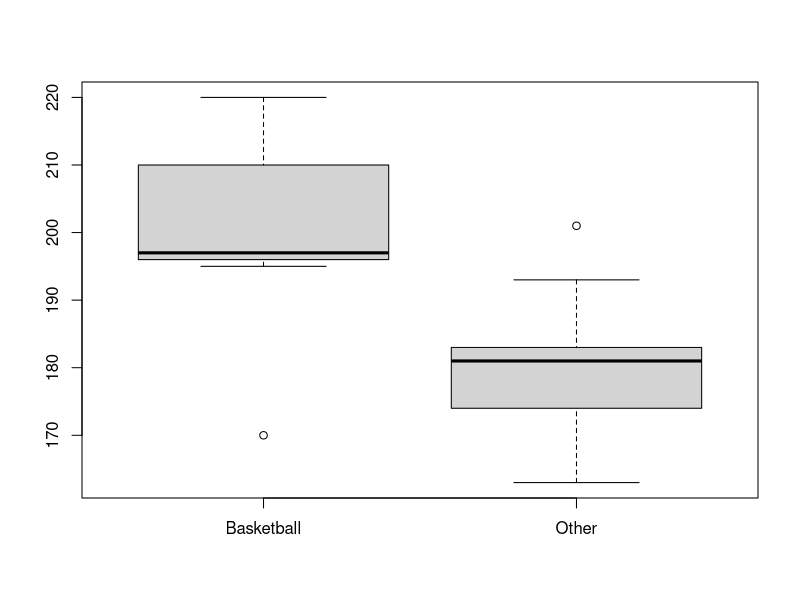
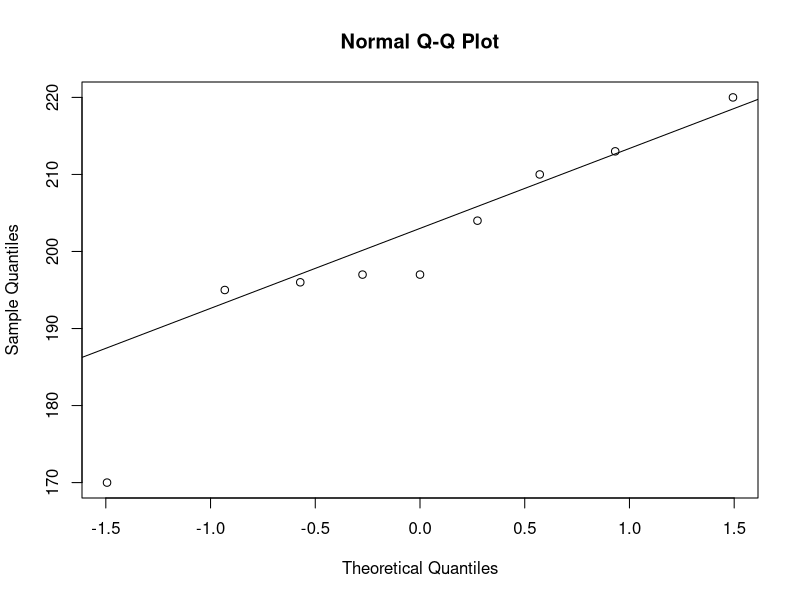
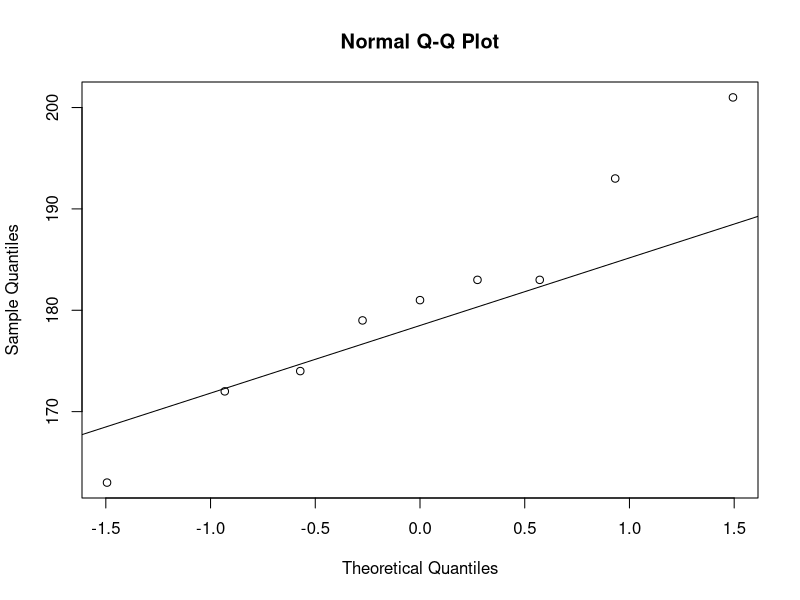
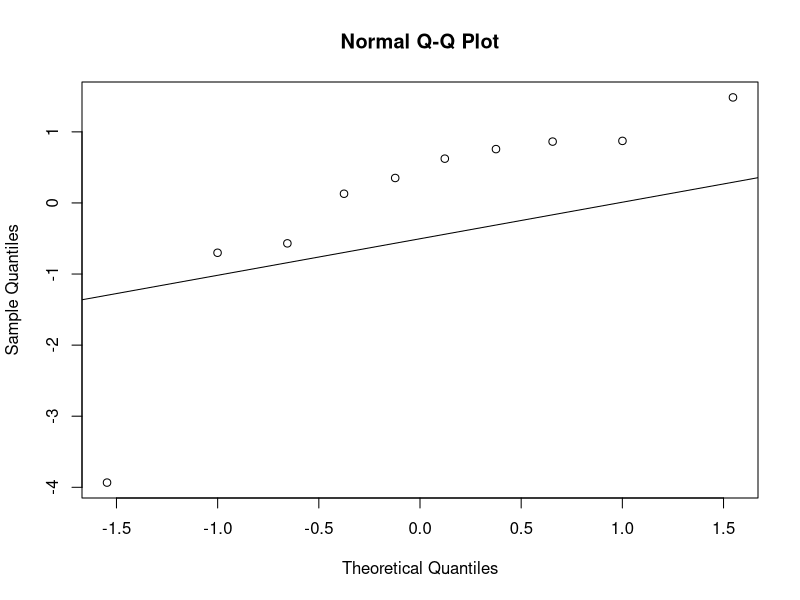
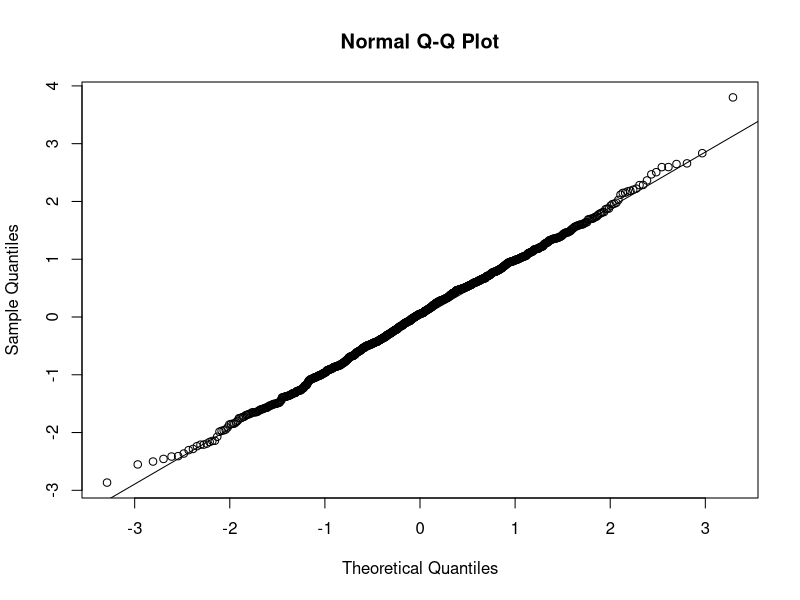
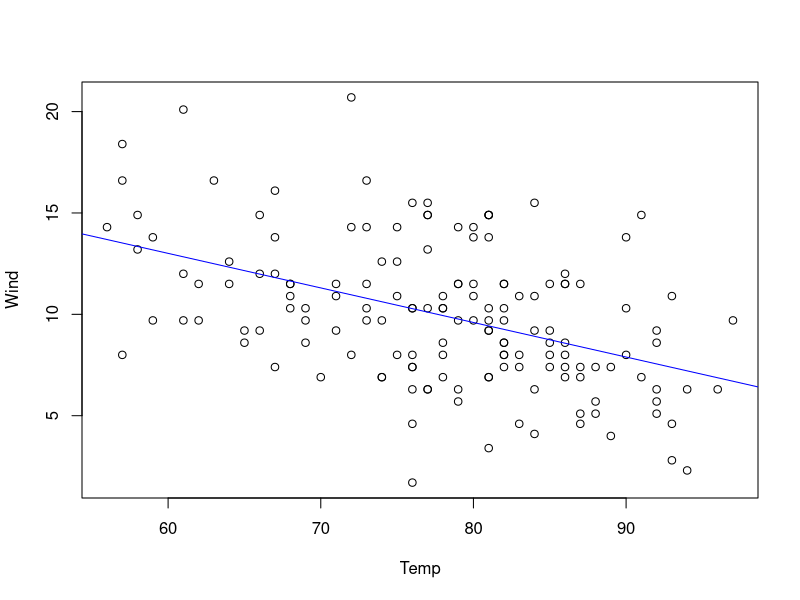
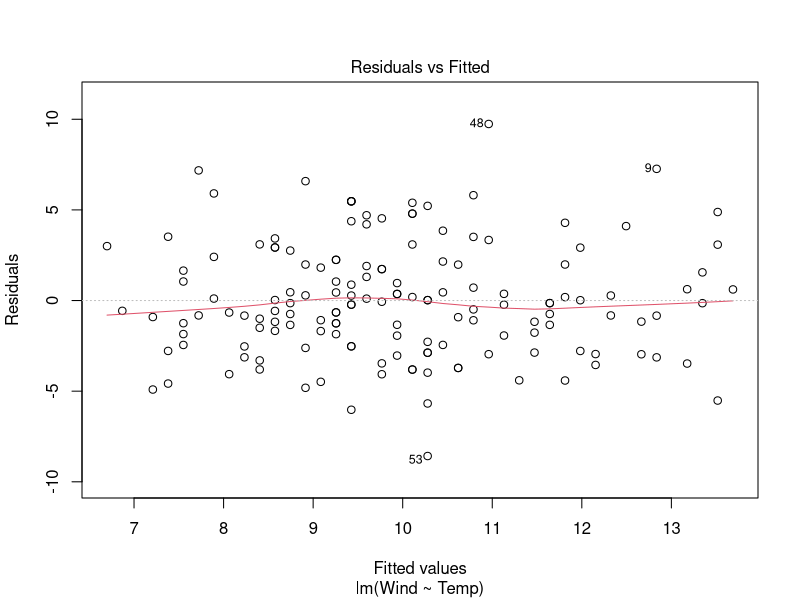
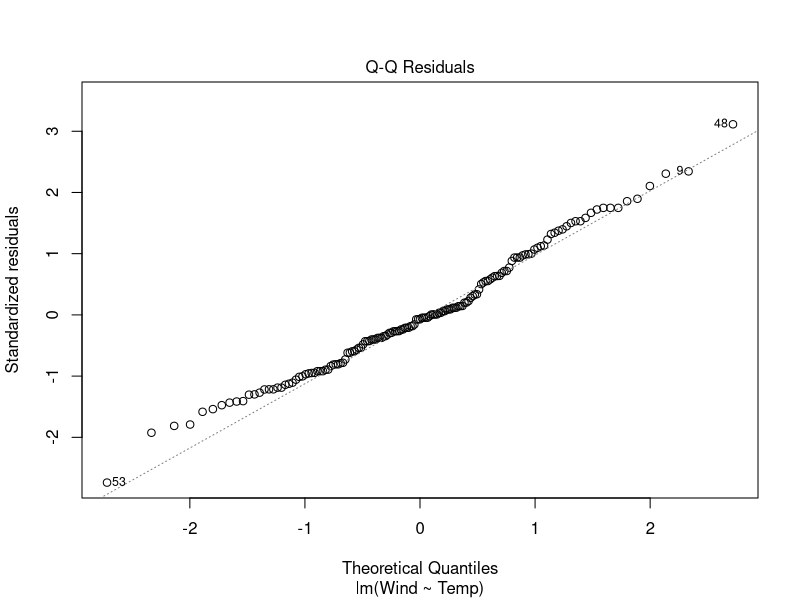

The R source for these figures, in order:

# Hypothesis testing ----------------------------------------------------------

# Source: Introcuction to R by Jan Wunder (© Jan Wunder, 2016)


# General workflow ----------
# 1. Formulate hypothesis
# 2. Perform the experiment / Collect data
# 3. Explore data
# 4. Test hypothesis with appropriate test (check test assumptions!)


# Prepare workspace ----------
#setwd("path_to_your_working_directory") # replace with your working directory
#rm(list = ls())


# Two sample tests ------------------------------------------------------------
# Test whether two group means are the same

# Two sample t-test ----------
# Test assumptions: 
# i) independent groups (paired = FALSE): data is normally distributed
#    (+ equal variances)
# ii) dependent groups (paired = TRUE): data is normally distributed


# 1. Null Hypothesis: Basketball players are as tall as other people

# 2. Collect data
basketball <- c(196, 195, 213, 170, 197, 204, 220, 210, 197) # height in cm
other <- c(183, 179, 174, 172, 193, 163, 183, 201, 181) # height in cm

# 3. Explore data
boxplot(basketball, other, names = c("Basketball", "Other"))

# 4. Test hypothesis (two sample t-test, independent groups)
t.test(x = basketball, y = other, alternative = "two.sided", paired = FALSE)

# Check test assumptions
qqnorm(basketball)
qqline(basketball)
qqnorm(other)
qqline(other)
# influence of sample size
qqnorm(rnorm(10)) # sample 10 observations from normal distribution
qqline(rnorm(10))
qqnorm(rnorm(1000)) # sample 1000 observations from normal distribution
qqline(rnorm(1000))


# Wilcoxon test ----------
# Test assumptions: 
# i) independent groups (paired = FALSE): groups have the same distribution
# ii) dependent groups (paired = TRUE): groups have the same distribution

# 4. Test hypothesis (wilcoxon text, independent groups)
wilcox.test(x = basketball, y = other, alternative = "two.sided", 
            paired = FALSE)



# Linear models ---------------------------------------------------------------

# Load data
data("airquality")
head(airquality)

# Relationship between wind and temperature
plot(data = airquality, Wind ~ Temp)

linear_model <- lm(data = airquality, Wind ~ Temp)
summary(linear_model)

# add linear model to plot
abline(linear_model, col = "blue")

# diagnostic plots
plot(linear_model)
?plot.lm
